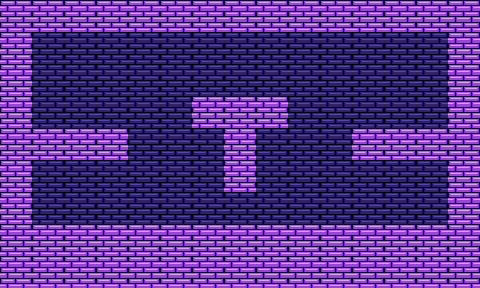

A level layout from a 2D game, rendered from its tile map. Below: a short description, then the map file with its tile-grid data intact:
An orthogonal 15x9 tile map with 32x32 px tiles, 1 tile layer (Tile Layer 1).

<map version="1.0" orientation="orthogonal" renderorder="right-down" width="15" height="9" tilewidth="32" tileheight="32" nextobjectid="10">
 <tileset firstgid="1" name="tileset_brick" tilewidth="32" tileheight="32">
  <image source="../Textures/Map/tileset_brick.png" width="256" height="256" />
 </tileset>
 <layer name="Tile Layer 1" width="15" height="9">
  <properties>
   <property name="type" value="Tile" />
  </properties>
  <data>
   <tile gid="2" />
   <tile gid="2" />
   <tile gid="2" />
   <tile gid="2" />
   <tile gid="2" />
   <tile gid="2" />
   <tile gid="2" />
   <tile gid="2" />
   <tile gid="2" />
   <tile gid="2" />
   <tile gid="2" />
   <tile gid="2" />
   <tile gid="2" />
   <tile gid="2" />
   <tile gid="2" />
   <tile gid="2" />
   <tile gid="1" />
   <tile gid="1" />
   <tile gid="1" />
   <tile gid="1" />
   <tile gid="1" />
   <tile gid="1" />
   <tile gid="1" />
   <tile gid="1" />
   <tile gid="1" />
   <tile gid="1" />
   <tile gid="1" />
   <tile gid="1" />
   <tile gid="1" />
   <tile gid="2" />
   <tile gid="2" />
   <tile gid="1" />
   <tile gid="1" />
   <tile gid="1" />
   <tile gid="1" />
   <tile gid="1" />
   <tile gid="1" />
   <tile gid="1" />
   <tile gid="1" />
   <tile gid="1" />
   <tile gid="1" />
   <tile gid="1" />
   <tile gid="1" />
   <tile gid="1" />
   <tile gid="2" />
   <tile gid="2" />
   <tile gid="1" />
   <tile gid="1" />
   <tile gid="1" />
   <tile gid="1" />
   <tile gid="1" />
   <tile gid="2" />
   <tile gid="2" />
   <tile gid="2" />
   <tile gid="1" />
   <tile gid="1" />
   <tile gid="1" />
   <tile gid="1" />
   <tile gid="1" />
   <tile gid="2" />
   <tile gid="2" />
   <tile gid="2" />
   <tile gid="2" />
   <tile gid="2" />
   <tile gid="1" />
   <tile gid="1" />
   <tile gid="1" />
   <tile gid="2" />
   <tile gid="1" />
   <tile gid="1" />
   <tile gid="1" />
   <tile gid="2" />
   <tile gid="2" />
   <tile gid="2" />
   <tile gid="2" />
   <tile gid="2" />
   <tile gid="1" />
   <tile gid="1" />
   <tile gid="1" />
   <tile gid="1" />
   <tile gid="1" />
   <tile gid="1" />
   <tile gid="2" />
   <tile gid="1" />
   <tile gid="1" />
   <tile gid="1" />
   <tile gid="1" />
   <tile gid="1" />
   <tile gid="1" />
   <tile gid="2" />
   <tile gid="2" />
   <tile gid="1" />
   <tile gid="1" />
   <tile gid="1" />
   <tile gid="1" />
   <tile gid="1" />
   <tile gid="1" />
   <tile gid="1" />
   <tile gid="1" />
   <tile gid="1" />
   <tile gid="1" />
   <tile gid="1" />
   <tile gid="1" />
   <tile gid="1" />
   <tile gid="2" />
   <tile gid="2" />
   <tile gid="2" />
   <tile gid="2" />
   <tile gid="2" />
   <tile gid="2" />
   <tile gid="2" />
   <tile gid="2" />
   <tile gid="2" />
   <tile gid="2" />
   <tile gid="2" />
   <tile gid="2" />
   <tile gid="2" />
   <tile gid="2" />
   <tile gid="2" />
   <tile gid="2" />
   <tile gid="2" />
   <tile gid="2" />
   <tile gid="2" />
   <tile gid="2" />
   <tile gid="2" />
   <tile gid="2" />
   <tile gid="2" />
   <tile gid="2" />
   <tile gid="2" />
   <tile gid="2" />
   <tile gid="2" />
   <tile gid="2" />
   <tile gid="2" />
   <tile gid="2" />
   <tile gid="2" />
  </data>
 </layer>
</map>